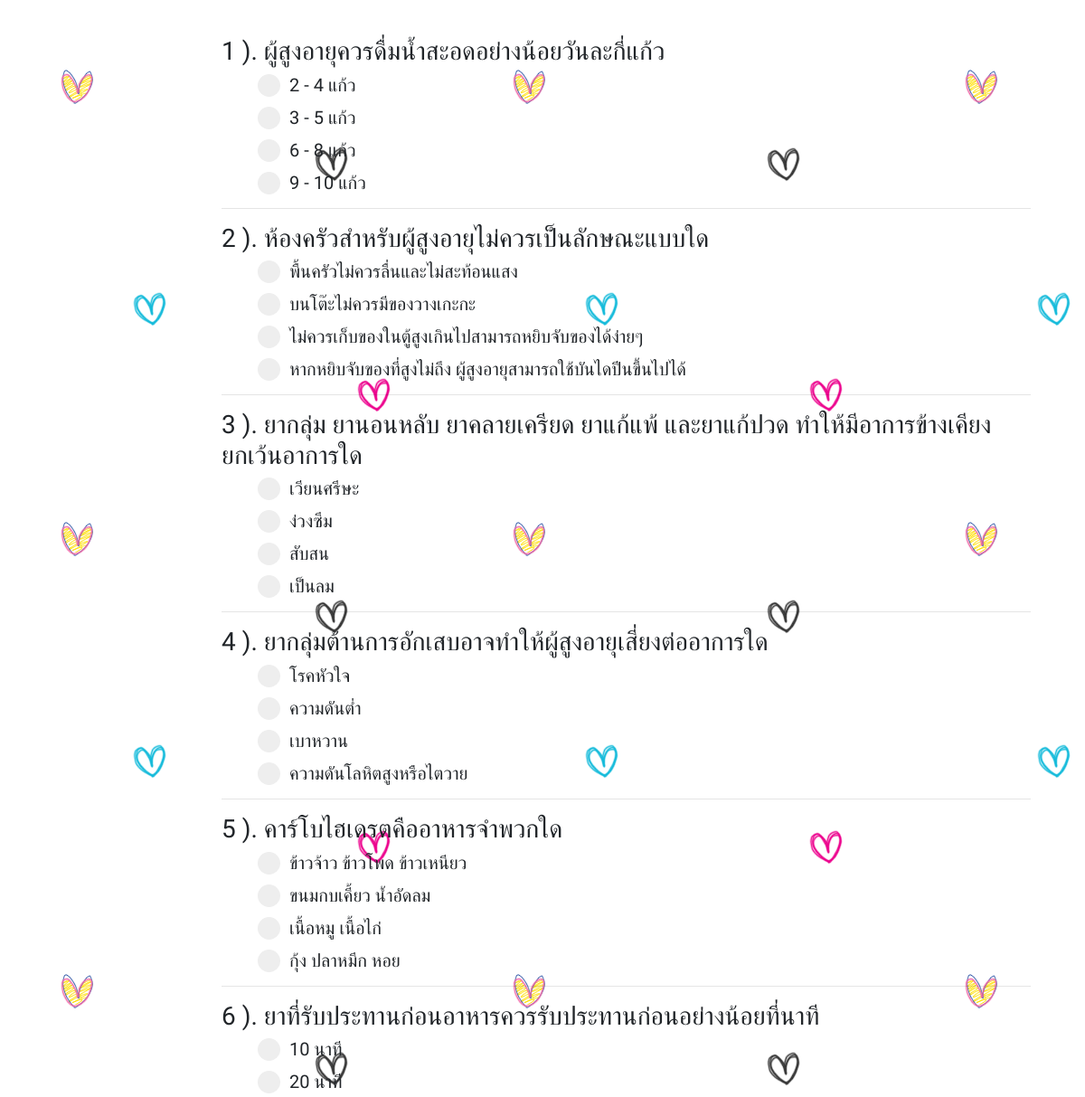
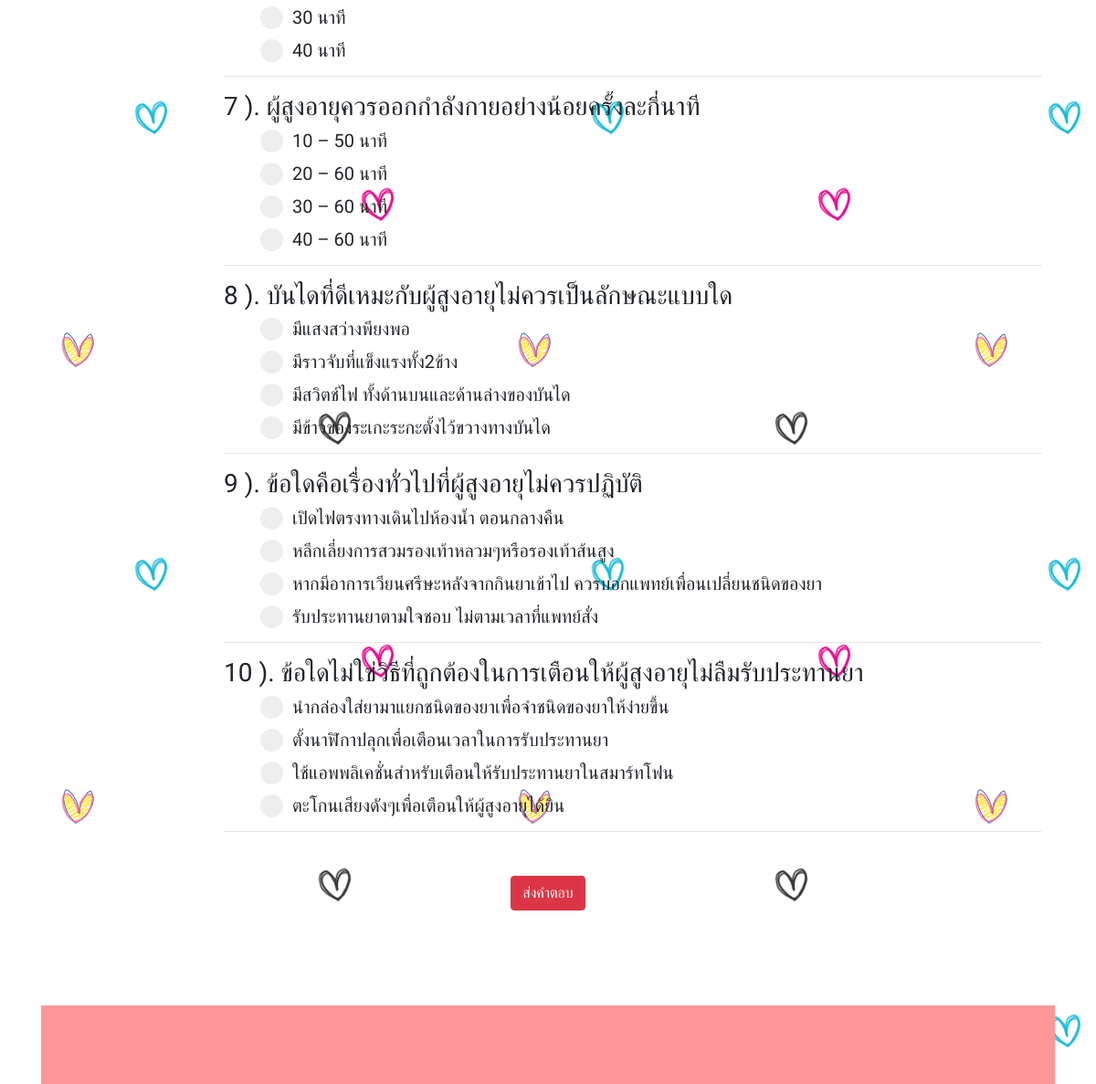
The app's page /choice.php?choice_id=28 with its own data (2 pictures, top to bottom).
### tables this page shows
CREATE TABLE IF NOT EXISTS `testing` (
`id` int(3) NOT NULL,
  `choice_id` int(10) NOT NULL,
  `question` varchar(100) NOT NULL DEFAULT '',
  `c1` varchar(100) NOT NULL DEFAULT '',
  `c2` varchar(100) NOT NULL DEFAULT '',
  `c3` varchar(100) NOT NULL DEFAULT '',
  `c4` varchar(100) NOT NULL DEFAULT '',
  `answer` int(1) NOT NULL DEFAULT '0',
  `status` int(1) NOT NULL
);

### choice.php (the view, shortened to what this page needs)
<html>
<?php include 'conn.php'; ?>
<?php
$choice_id = $_REQUEST['choice_id'];
$user_id = $_REQUEST['user_id'];
$sql="SELECT * From testing WHERE choice_id = '$choice_id' and status <> 1 order by rand() limit 10";
$db_query=mysqli_query($con,$sql) or die(mysqli_error());
?>
<?php include 'header.php'; ?>
<body onload="window.setTimeout(&#39;getSecs()&#39;,1)">
  <div class="container">
    <div class="py-2">
      <div class="container">
        <div class="row">
          <div class="col-md-12">
          </div>
        </div>
      </div>
    </div>
    <form name="form1" method="post" action="">
      <div class="py-3" style="">
        <div class="container">
          <div class="row">
            <div class="col-md-2">
            </div>
            <div class="col-md-10">
              <?php
              if (isset($_REQUEST['af'])) {
                include 'answer.php';
              }else{
               ?>
               <?php
               $i=0;
               while($result=mysqli_fetch_array($db_query))
               {
                $i++;
                ?>
                <h3><?php echo $i." ).   ".$result["question"];?></h3>
                <ol>
                  <label class="containerr"><h5><?php echo $result["c1"];?>
                  <span class="checkmark"></span></h5>
                </label>
                <label class="containerr"><h5><?php echo $result["c2"];?>
                <span class="checkmark"></span></h5>
              </label>
              <label class="containerr"><h5><?php echo $result["c3"];?>
              <span class="checkmark"></span></h5>
            </label>
            <label class="containerr"><h5><?php echo $result["c4"];?>
            <span class="checkmark"></span></h5>
          </label>
        </ol>
        <hr>
      <?php } ?>
    <?php   } ?>
  </div>
</div>
</div>
</div>
<div class="py-3">
  <div class="container">
    <div class="row">
      <div class="col-md-12 text-center">
        <?php if (isset($_REQUEST['af'])) { ?>
         <a href="score.php?user_id=<?php echo $user_id ?>" class="btn btn-secondary" type="button" >ดูคะแนนรวม</a>
       <?php }else{ ?>
         <button class="btn btn-xs btn-danger buttonn" id="btn1" >ส่งคำตอบ</button>
       <?php   } ?>
     </div>
   </div>
 </div>
</form>
</div>
</body>
<?php include 'footer.php'; ?>
</html>

### choice.php (style rules this page uses)
.containerr { display: block; position: relative; padding-left: 35px; margin-bottom: 12px; cursor: pointer; font-size: 20px; -webkit-user-select: none; -moz-user-select: none; -ms-user-select: none; user-select: none; }
.checkmark { position: absolute; top: 0; left: 0; height: 25px; width: 25px; background-color: #eee; border-radius: 50%; }
.checkmark:after { content: ""; position: absolute; display: none; }
.containerr .checkmark:after { top: 9px; left: 9px; width: 8px; height: 8px; border-radius: 50%; background: white; }

### records on screen
testing: question "ผู้สูงอายุควรดื่มน้ำสะอดอย่างน้อยวันละกี่แก้ว", c1 "2 - 4 แก้ว", c2 "3 - 5 แก้ว", c3 "6 - 8 แก้ว", c4 "9 - 10 แก้ว"
testing: question "ห้องครัวสำหรับผู้สูงอายุไม่ควรเป็นลักษณะแบบใด", c1 "พื้นครัวไม่ควรลื่นและไม่สะท้อนแสง", c2 "บนโต๊ะไม่ควรมีของวางเกะกะ", c3 "ไม่ควรเก็บของในตู้สูงเกินไปสามารถหยิบจับของได้ง่ายๆ", c4 "หากหยิบจับของที่สูงไม่ถึง ผู้สูงอายุสามารถใช้บันไดปีนขึ้นไปได้"
testing: question "ยากลุ่ม ยานอนหลับ ยาคลายเครียด ยาแก้แพ้ และยาแก้ปวด ทำให้มีอาการข้างเคียงยกเว้นอาการใด", c1 "เวียนศรีษะ", c2 "ง่วงซึม", c3 "สับสน", c4 "เป็นลม"
testing: question "ยากลุ่มต้านการอักเสบอาจทำให้ผู้สูงอายุเสี่ยงต่ออาการใด", c1 "โรคหัวใจ", c2 "ความดันต่ำ", c3 "เบาหวาน", c4 "ความดันโลหิตสูงหรือไตวาย"
testing: question "คาร์โบไฮเดรตคืออาหารจำพวกใด", c1 "ข้าวจ้าว ข้าวโพด ข้าวเหนียว", c2 "ขนมกบเคี้ยว น้ำอัดลม", c3 "เนื้อหมู เนื้อไก่", c4 "กุ้ง ปลาหมึก หอย"
testing: question "ยาที่รับประทานก่อนอาหารควรรับประทานก่อนอย่างน้อยที่นาที", c1 "10 นาที", c2 "20 นาที", c3 "30 นาที", c4 "40 นาที"
testing: question "ผู้สูงอายุควรออกกำลังกายอย่างน้อยครั้งละกี่นาที", c1 "10 – 50 นาที", c2 "20 – 60 นาที", c3 "30 – 60 นาที", c4 "40 – 60 นาที"
testing: question "บันไดที่ดีเหมะกับผู้สูงอายุไม่ควรเป็นลักษณะแบบใด", c1 "มีแสงสว่างพียงพอ", c2 "มีราวจับที่แข็งแรงทั้ง2ข้าง", c3 "มีสวิตช์ไฟ ทั้งด้านบนและด้านล่างของบันได", c4 "มีข้าวของระเกะระกะตั้งไว้ขวางทางบันได"
testing: question "ข้อใดคือเรื่องทั่วไปที่ผู้สูงอายุไม่ควรปฏิบัติ", c1 "เปิดไฟตรงทางเดินไปห้องน้ำ ตอนกลางคืน", c2 "หลีกเลี่ยงการสวมรองเท้าหลวมๆหรือรองเท้าส้นสูง", c3 "หากมีอาการเวียนศรีษะหลังจากกินยาเข้าไป ควรบอกแพทย์เพื่อนเปลี่ยนชนิดของยา", c4 "รับประทานยาตามใจชอบ ไม่ตามเวลาที่แพทย์สั่ง"
testing: question "ข้อใดไม่ใช่วิธีที่ถูกต้องในการเตือนให้ผู้สูงอายุไม่ลืมรับประทานยา", c1 "นำกล่องใส่ยามาแยกชนิดของยาเพื่อจำชนิดของยาให้ง่ายขึ้น", c2 "ตั้งนาฬิกาปลุกเพื่อเตือนเวลาในการรับประทานยา", c3 "ใช้แอพพลิเคชั่นสำหรับเตือนให้รับประทานยาในสมาร์ทโฟน", c4 "ตะโกนเสียงดังๆเพื่อเตือนให้ผู้สูงอายุได้ยิน"
